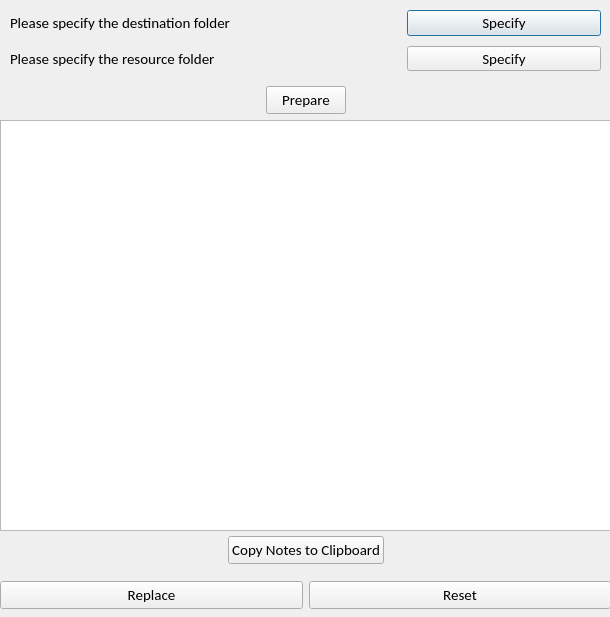
<?xml version="1.0" encoding="UTF-8"?>
<ui version="4.0">
 <class>Dialog</class>
 <widget class="QDialog" name="Dialog">
  <property name="geometry">
   <rect>
    <x>0</x>
    <y>0</y>
    <width>610</width>
    <height>617</height>
   </rect>
  </property>
  <property name="windowTitle">
   <string>Dialog</string>
  </property>
  <widget class="QWidget" name="gridLayoutWidget">
   <property name="geometry">
    <rect>
     <x>0</x>
     <y>0</y>
     <width>611</width>
     <height>81</height>
    </rect>
   </property>
   <layout class="QGridLayout" name="gridLayout_2" columnstretch="2,1">
    <property name="leftMargin">
     <number>10</number>
    </property>
    <property name="topMargin">
     <number>10</number>
    </property>
    <property name="rightMargin">
     <number>10</number>
    </property>
    <property name="bottomMargin">
     <number>10</number>
    </property>
    <property name="spacing">
     <number>10</number>
    </property>
    <item row="0" column="0">
     <widget class="QLabel" name="label">
      <property name="font">
       <font>
        <family>Calibri</family>
        <pointsize>11</pointsize>
       </font>
      </property>
      <property name="text">
       <string>Please specify the destination folder</string>
      </property>
     </widget>
    </item>
    <item row="1" column="0">
     <widget class="QLabel" name="label_2">
      <property name="font">
       <font>
        <family>Calibri</family>
        <pointsize>11</pointsize>
       </font>
      </property>
      <property name="text">
       <string>Please specify the resource folder</string>
      </property>
     </widget>
    </item>
    <item row="0" column="1">
     <widget class="QPushButton" name="get_dest_folder">
      <property name="font">
       <font>
        <family>Calibri</family>
        <pointsize>11</pointsize>
       </font>
      </property>
      <property name="text">
       <string>Specify</string>
      </property>
     </widget>
    </item>
    <item row="1" column="1">
     <widget class="QPushButton" name="get_rsc_folder">
      <property name="font">
       <font>
        <family>Calibri</family>
        <pointsize>11</pointsize>
       </font>
      </property>
      <property name="text">
       <string>Specify</string>
      </property>
     </widget>
    </item>
   </layout>
  </widget>
  <widget class="QWidget" name="verticalLayoutWidget">
   <property name="geometry">
    <rect>
     <x>0</x>
     <y>120</y>
     <width>611</width>
     <height>411</height>
    </rect>
   </property>
   <layout class="QVBoxLayout" name="verticalLayout">
    <item>
     <widget class="QTextBrowser" name="mssg_brd">
      <property name="font">
       <font>
        <family>Calibri</family>
        <pointsize>11</pointsize>
       </font>
      </property>
     </widget>
    </item>
   </layout>
  </widget>
  <widget class="QWidget" name="horizontalLayoutWidget">
   <property name="geometry">
    <rect>
     <x>0</x>
     <y>570</y>
     <width>611</width>
     <height>51</height>
    </rect>
   </property>
   <layout class="QHBoxLayout" name="horizontalLayout">
    <item>
     <widget class="QPushButton" name="rplc_btn">
      <property name="font">
       <font>
        <family>Calibri</family>
        <pointsize>11</pointsize>
       </font>
      </property>
      <property name="text">
       <string>Replace</string>
      </property>
     </widget>
    </item>
    <item>
     <widget class="QPushButton" name="reset_btn">
      <property name="font">
       <font>
        <family>Calibri</family>
        <pointsize>11</pointsize>
       </font>
      </property>
      <property name="text">
       <string>Reset</string>
      </property>
     </widget>
    </item>
   </layout>
  </widget>
  <widget class="QWidget" name="horizontalLayoutWidget_2">
   <property name="geometry">
    <rect>
     <x>0</x>
     <y>530</y>
     <width>611</width>
     <height>41</height>
    </rect>
   </property>
   <layout class="QHBoxLayout" name="horizontalLayout_2">
    <item>
     <spacer name="horizontalSpacer">
      <property name="orientation">
       <enum>Qt::Horizontal</enum>
      </property>
      <property name="sizeHint" stdset="0">
       <size>
        <width>40</width>
        <height>20</height>
       </size>
      </property>
     </spacer>
    </item>
    <item>
     <widget class="QPushButton" name="cp_clpbrd">
      <property name="font">
       <font>
        <family>Calibri</family>
        <pointsize>11</pointsize>
       </font>
      </property>
      <property name="text">
       <string>Copy Notes to Clipboard</string>
      </property>
     </widget>
    </item>
    <item>
     <spacer name="horizontalSpacer_2">
      <property name="orientation">
       <enum>Qt::Horizontal</enum>
      </property>
      <property name="sizeHint" stdset="0">
       <size>
        <width>40</width>
        <height>20</height>
       </size>
      </property>
     </spacer>
    </item>
   </layout>
  </widget>
  <widget class="QWidget" name="horizontalLayoutWidget_3">
   <property name="geometry">
    <rect>
     <x>0</x>
     <y>80</y>
     <width>611</width>
     <height>41</height>
    </rect>
   </property>
   <layout class="QHBoxLayout" name="horizontalLayout_3">
    <item>
     <spacer name="horizontalSpacer_3">
      <property name="orientation">
       <enum>Qt::Horizontal</enum>
      </property>
      <property name="sizeHint" stdset="0">
       <size>
        <width>40</width>
        <height>20</height>
       </size>
      </property>
     </spacer>
    </item>
    <item>
     <widget class="QPushButton" name="prpr_btn">
      <property name="font">
       <font>
        <family>Calibri</family>
        <pointsize>11</pointsize>
       </font>
      </property>
      <property name="text">
       <string>Prepare</string>
      </property>
     </widget>
    </item>
    <item>
     <spacer name="horizontalSpacer_4">
      <property name="orientation">
       <enum>Qt::Horizontal</enum>
      </property>
      <property name="sizeHint" stdset="0">
       <size>
        <width>40</width>
        <height>20</height>
       </size>
      </property>
     </spacer>
    </item>
   </layout>
  </widget>
 </widget>
 <resources/>
 <connections/>
</ui>
